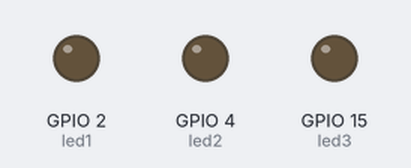
A program run on a simulated ESP32. Shown: output pins drawn as LEDs (lit = HIGH). WiFi joins after 1.5 s; servers stay silent unless stated; uploads are accepted with an empty reply; what the program prints to the serial monitor is not drawn.

Above: at 2.6 s.
At 7.0 s:
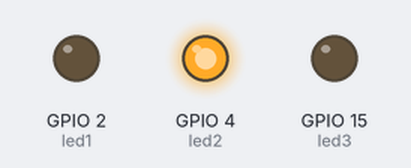
At 9.2 s:
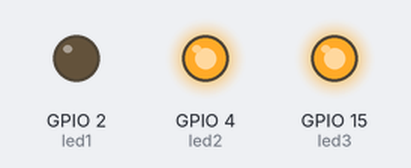
At 11.4 s:
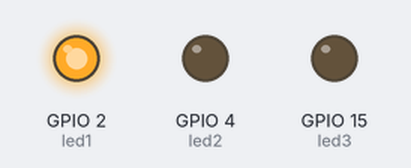
At 15.8 s:
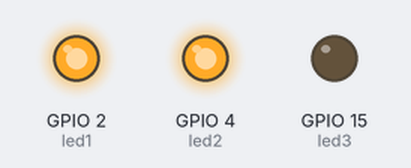
At 22.4 s:
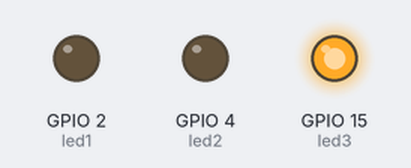
Timing chart, 0 to 24.4 s (numbered marks = the images above):
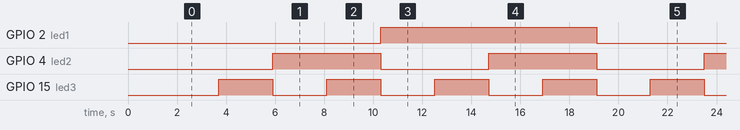

Measured:
- by itself, GPIO 2 (led1): alternates HIGH for 8.8 s and LOW for 8.8 s
- by itself, GPIO 4 (led2): alternates HIGH for 4.4 s and LOW for 4.4 s
- by itself, GPIO 15 (led3): alternates HIGH for 2.2 s and LOW for 2.2 s

The program:

main.cpp
```cpp
#include <Arduino.h>
#include <Wifi.h>
#include <HTTPClient.h>
#include <ArduinoJson.h>
#include "env.h"

#define led1 2
#define led2 4
#define led3 15

bool order [8][3]={  {false,false,false},
                        {false,false,true },
                        {false,true ,false},
                        {false,true ,true },
                        {true ,false,false},
                        {true ,false,true },
                        {true ,true ,false},
                        {true ,true ,true },};

void setup() {

  Serial.begin(9600);

	pinMode(led1,OUTPUT);
  pinMode(led2,OUTPUT);
	pinMode(led3,OUTPUT);

	// WiFi_SSID and WIFI_PASS should be stored in the env.h
  WiFi.begin(WIFI_SSID, WIFI_PASS);
  Serial.println("");
	// Connect to wifi
  Serial.println("Connecting");
  while(WiFi.status() != WL_CONNECTED) {
    delay(500);
    Serial.print(".");
  }
  Serial.println("");
  Serial.print("Connected to WiFi network with IP Address: ");
  Serial.println(WiFi.localIP());
}

void loop() {
  //Check WiFi connection status
  if(WiFi.status()== WL_CONNECTED){

    HTTPClient http;

    // Establish a connection to the server
    http.begin(endpoint);

    for (int i = 0 ; i < 8;i++){

      // Specify content-type header
      http.addHeader("X-API-Key",API_KEY);
      http.addHeader("Content-Type", "application/json");

      StaticJsonDocument<1024> doc;
      String httpRequestData;

      // Serialise JSON object into a string to be sent to the API


      doc["light_switch_1"] = order[i][0];
      doc["light_switch_2"] = order[i][1];
      doc["light_switch_3"] = order[i][2];

      digitalWrite(led1,order[i][0]);
      digitalWrite(led2,order[i][1]);
      digitalWrite(led3,order[i][2]);


      // convert JSON document, doc, to string and copies it into httpRequestData
      serializeJson(doc, httpRequestData);

      // Send HTTP PUT request
      int httpResponseCode = http.PUT(httpRequestData);
      String http_response;

      // check reuslt of PUT request. negative response code means server wasn't reached
      if (httpResponseCode>0) {
        Serial.print("HTTP Response code: ");
        Serial.println(httpResponseCode);

        Serial.print("HTTP Response from server: ");
        http_response = http.getString();
        Serial.println(http_response);
      }
      else {
        Serial.print("Error code: ");
        Serial.println(httpResponseCode);
      }
      delay(2000);
    }
    // Free resources
    http.end();
  }
  else {
    Serial.println("WiFi Disconnected");
  }
}
```

env.h
```cpp
#define WIFI_SSID "MonaConnect"
#define WIFI_PASS ""
#define API_KEY "Dessie#33"
const char * endpoint = "https://ecse-three-led-api.onrender.com";
```
